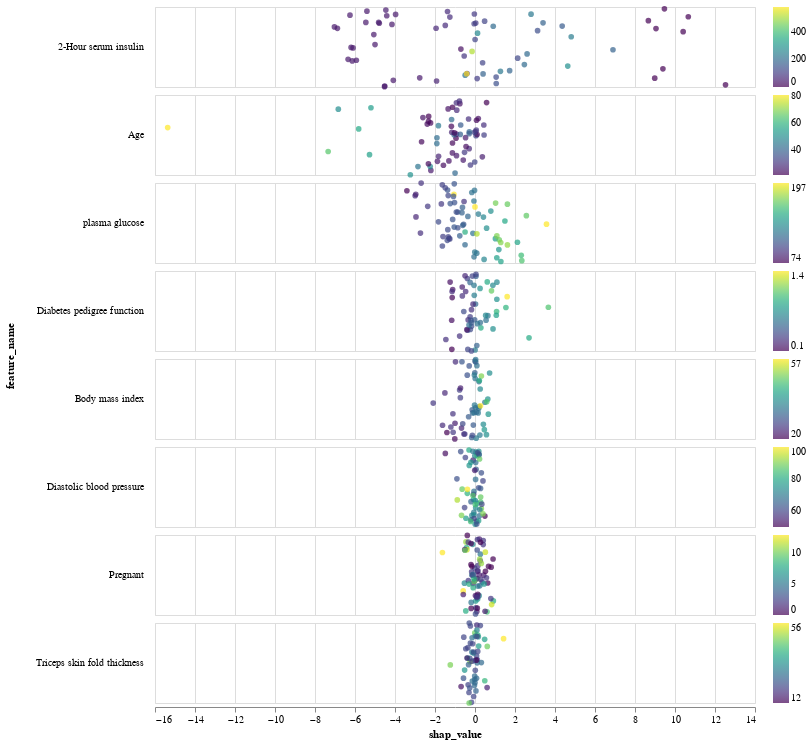

Source (notebook cell):
### Markdown cell above
### Summary Strip Plot

### Code cell
# summary plots for shap 
charts['shap_value']

### Figure 1 — Vega-Lite specification as saved in the notebook (floating-point values rounded to 4 significant figures; data arrays with more than 128 entries replaced by an {"elided": "..."} marker saying what was removed)
{"config": {"view": {"continuousWidth": 400, "continuousHeight": 300}}, "data": {"name": "data-b663af5a4968ed8914358c737953700b"}, "mark": "circle", "encoding": {"color": {"field": "feature_value", "scale": {"scheme": "viridis"}, "title": null, "type": "quantitative"}, "row": {"field": "feature_name", "header": {"labelAlign": "left", "labelAngle": 0}, "sort": ["2-Hour serum insulin", "Age", "plasma glucose", "Diabetes pedigree function", "Body mass index", "Diastolic blood pressure", "Pregnant", "Triceps skin fold thickness"], "spacing": 0, "type": "nominal"}, "size": {"value": 32}, "x": {"field": "shap_value", "type": "quantitative"}, "y": {"axis": null, "field": "jitter", "type": "quantitative"}}, "height": 80, "resolve": {"scale": {"color": "independent"}}, "transform": [{"calculate": "random()", "as": "jitter"}], "width": 600, "$schema": "https://vega.github.io/schema/vega-lite/v4.17.0.json", "datasets": {"data-b663af5a4968ed8914358c737953700b": {"elided": "500 records"}}}
